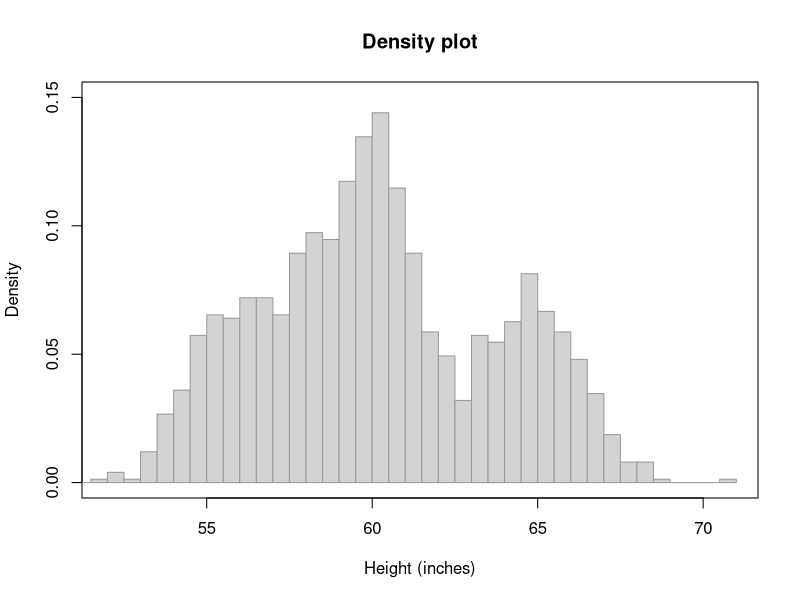
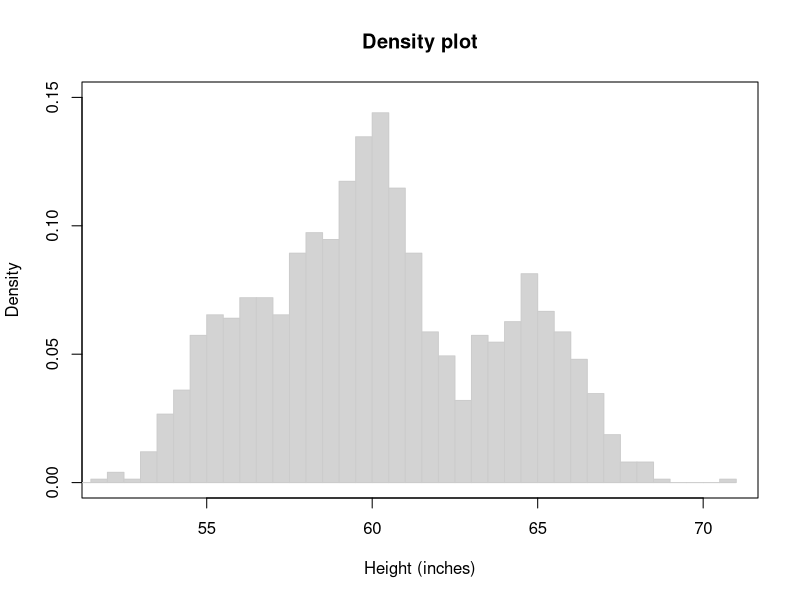

R code for these plots, in order: (Note: a time limit stopped this script after it produced the figures.)
##### M457 Exam 2 R Script
##### Miles Keppler
##### Takes ~40 minutes to run

library(coda)
setwd("U:/Winter 2018/M457/")
Y = as.numeric(unlist(read.table("Exam2data4.dat")))
set.seed(11)

# create clear plot with nice axes/headings
plot(NULL, ylim = c(0, .15), xlim = c(min(Y),max(Y)),
     main = "Density plot", ylab = "Density", xlab = "Height (inches)")

# histogram of Y denities
hist(Y, breaks = seq(from = floor(min(Y)), to = ceiling(max(Y)), by = .5),
     freq = F, border = "gray60", add = T)

findDensity = function(y, d) {
  e = d$x[2] - d$x[1]
  r = abs(d$x - y) <= d$x[2]-d$x[1]
  if(sum(r) == 0) {
    return(min(d$y))
  }
  return(mean(d$y[r]))
}

# Constants
N = length(Y)
kappa0 = 1 ; mu0 = 60 ; sigma2_0 = 10; nu0 = 1

# Starting values
pA = .5
vals = c(55, 65, 60)
# theta_AA = 65 ; theta_Aa = 60 ; theta_aa = 55
sigma2_AA = 3 ; sigma2_Aa = 3 ; sigma2_aa = 3

m = 1 # predictive sample size per iteration
M = 100000 # number of iterations
S = 50 # samples to reach stationarity

# create clear plot with nice axes/headings
plot(NULL, ylim = c(0, .15), xlim = c(min(Y),max(Y)),
     main = "Density plot", ylab = "Density", xlab = "Height (inches)")

# histogram of Y denities
hist(Y, breaks = seq(from = floor(min(Y)), to = ceiling(max(Y)), by = .5),
     freq = F, border = "gray80", add = T)

helpme = matrix(NA, nrow=3, ncol=3)
# to calculate Bayes factors
LOGLIKELIHOOD = NULL
for (perm in 1:3) {
  ##### to compare density plots #####
  theta_AA = max(vals[-perm])
  theta_Aa = vals[perm]
  theta_aa = min(vals[-perm])

  #### run S times, store no values ####
  for (i in 1:S) {
    X = matrix(NA, nrow = N, ncol = 3)
    for (j in 1:N) {
      pAA = pA^2 * dnorm(Y[j], mean = theta_AA, sd = sqrt(sigma2_AA))
      pAa = 2*pA*(1-pA) * dnorm(Y[j], mean = theta_Aa, sd = sqrt(sigma2_Aa))
      paa = (1-pA)^2 * dnorm(Y[j], mean = theta_aa, sd = sqrt(sigma2_aa))
      X[j,] = rmultinom(1, 1, c(pAA, pAa, paa))
    }
    n_AA = sum(X[,1]) ; ybar_AA = mean(Y[X[,1]==1]) ; s2_AA = var(Y[X[,1]==1])
    n_Aa = sum(X[,2]) ; ybar_Aa = mean(Y[X[,2]==1]) ; s2_Aa = var(Y[X[,2]==1])
    n_aa = sum(X[,3]) ; ybar_aa = mean(Y[X[,3]==1]) ; s2_aa = var(Y[X[,3]==1])
    pA = rbeta(1, 2*n_AA+n_Aa+1, n_Aa+2*n_aa+1)
    theta_AA = rnorm(1, mean = (kappa0*mu0 + n_AA*ybar_AA)/(kappa0+n_AA),
                     sd = sigma2_AA/(kappa0+n_AA))
    theta_Aa = rnorm(1, mean = (kappa0*mu0 + n_Aa*ybar_Aa)/(kappa0+n_Aa),
                     sd = sigma2_Aa/(kappa0+n_Aa))
    theta_aa = rnorm(1, mean = (kappa0*mu0 + n_aa*ybar_aa)/(kappa0+n_aa),
                     sd = sigma2_aa/(kappa0+n_aa))
    sigma2_AA = 1/rgamma(1, shape = (nu0+n_AA+1)/2,
                         rate = 1/2 * (nu0*sigma2_0 + 
                                         (n_AA - 1)*s2_AA + 
                                         (ybar_AA-mu0)^2 + 
                                         kappa0*(theta_AA - mu0)^2))
    sigma2_Aa = 1/rgamma(1, shape = (nu0+n_Aa+1)/2,
                         rate = 1/2 * (nu0*sigma2_0 + 
                                         (n_Aa - 1)*s2_Aa + 
                                         (ybar_Aa-mu0)^2 +
                                         kappa0*(theta_Aa - mu0)^2))
    sigma2_aa = 1/rgamma(1, shape = (nu0+n_aa+1)/2,
                         rate = 1/2 * (nu0*sigma2_0 + 
                                         (n_aa - 1)*s2_aa + 
                                         (ybar_aa-mu0)^2 + 
                                         kappa0*(theta_aa - mu0)^2))
  }
  
  ##### Gibbs sampler #####
  THETAS = matrix(NA, nrow = M, ncol = 3)
  SIGMAS = matrix(NA, nrow = M, ncol = 3)
  PAS = matrix(NA, nrow = M, ncol = 1)
  NEWYS = matrix(NA, nrow = M, ncol = m)
  
  for (i in 1:M) {
    # Generate new X
    # X[1,i] = 1 if Y[i] has genotype AA
    # X[2,i] = 1 if Y[i] has genotype Aa
    # X[3,i] = 1 if Y[i] has genotype aa
    X = matrix(NA, nrow = N, ncol = 3)
    for (j in 1:N) {
      pAA = pA^2 * dnorm(Y[j], mean = theta_AA, sd = sqrt(sigma2_AA))
      pAa = 2*pA*(1-pA) * dnorm(Y[j], mean = theta_Aa, sd = sqrt(sigma2_Aa))
      paa = (1-pA)^2 * dnorm(Y[j], mean = theta_aa, sd = sqrt(sigma2_aa))
      X[j,] = rmultinom(1, 1, c(pAA, pAa, paa))
    }
    # constants given X, Y
    n_AA = sum(X[,1]) ; ybar_AA = mean(Y[X[,1]==1]) ; s2_AA = var(Y[X[,1]==1])
    n_Aa = sum(X[,2]) ; ybar_Aa = mean(Y[X[,2]==1]) ; s2_Aa = var(Y[X[,2]==1])
    n_aa = sum(X[,3]) ; ybar_aa = mean(Y[X[,3]==1]) ; s2_aa = var(Y[X[,3]==1])
    
    # Generate new pA
    pA = rbeta(1, 2*n_AA+n_Aa+1, n_Aa+2*n_aa+1)
    
    # Generate new theta_AA, theta_Aa, theta_aa
    theta_AA = rnorm(1, mean = (kappa0*mu0 + n_AA*ybar_AA)/(kappa0+n_AA),
                     sd = sigma2_AA/(kappa0+n_AA))
    theta_Aa = rnorm(1, mean = (kappa0*mu0 + n_Aa*ybar_Aa)/(kappa0+n_Aa),
                     sd = sigma2_Aa/(kappa0+n_Aa))
    theta_aa = rnorm(1, mean = (kappa0*mu0 + n_aa*ybar_aa)/(kappa0+n_aa),
                     sd = sigma2_aa/(kappa0+n_aa))
    
    # Genereate new sigma2_AA, sigma2_Aa, sigma2_aa
    sigma2_AA = 1/rgamma(1, shape = (nu0+n_AA+1)/2,
                         rate = 1/2 * (nu0*sigma2_0 +
                                         (n_AA - 1)*s2_AA +
                                         (ybar_AA-mu0)^2 +
                                         kappa0*(theta_AA - mu0)^2))
    sigma2_Aa = 1/rgamma(1, shape = (nu0+n_Aa+1)/2,
                         rate = 1/2 * (nu0*sigma2_0 +
                                         (n_Aa - 1)*s2_Aa +
                                         (ybar_Aa-mu0)^2 +
                                         kappa0*(theta_Aa - mu0)^2))
    sigma2_aa = 1/rgamma(1, shape = (nu0+n_aa+1)/2,
                         rate = 1/2 * (nu0*sigma2_0 +
                                         (n_aa - 1)*s2_aa +
                                         (ybar_aa-mu0)^2 +
                                         kappa0*(theta_aa - mu0)^2))
    
    # Generate predictive sample size m
    newYs = rep(NA, m)
    for (j in 1:m) {
      y = NA
      x = rmultinom(1, 1, c(pA^2, 2*pA*(1-pA), (1-pA)^2))
      if (x[1]==1) {
        y = rnorm(1, theta_AA, sqrt(sigma2_AA))
      } else if (x[2]==1) {
        y = rnorm(1, theta_Aa, sqrt(sigma2_Aa))
      } else {
        y = rnorm(1, theta_aa, sqrt(sigma2_aa))
      }
      newYs[j] = y
    }
    
    # Store generated values
    THETAS[i,] = c(theta_AA, theta_Aa, theta_aa)
    SIGMAS[i,] = c(sigma2_AA, sigma2_Aa, sigma2_aa)
    PAS[i,] = pA
    NEWYS[i,] = newYs
  }
  
  # calculate p(Y| ...)
  d = density(NEWYS)
  loglikelihood = 0
  for (y in Y) {
    loglikelihood = loglikelihood + log(findDensity(y, d))
  }
  LOGLIKELIHOOD = rbind(LOGLIKELIHOOD, loglikelihood)
  
  ##### plot density curve #####
  lines(d, lty = perm, xlab = "Height (inches)", main = "Density plot",
        col = paste("gray", 75-perm*25, sep = ""))
}
legend("topright", 
       legend = as.expression(c(bquote(paste("predictive ",
                                             (theta[Aa]^(0) == .(vals[1])))),
                                bquote(paste("predictive ",
                                             (theta[Aa]^(0) == .(vals[2])))),
                                bquote(paste("predictive ",
                                             (theta[Aa]^(0) == .(vals[3])))))),
       lty = 1:3, col = c("gray50", "gray25", "gray0"))

# final THETAS, SIGMAS, PAS, NEWYS should be for best model (theta_Aa^(0) = 60)

PHI = cbind(THETAS, SIGMAS, PAS)
colnames(PHI) = c("theta_AA", "theta_Aa", "theta_aa", 
                  "sigma2_AA", "sigma2_Aa", "sigma2_aa", "pA")

##### find (log) Bayes factor #####
LBF = matrix(NA, nrow = 3, ncol = 3)
for (i in 1:3) {
  for (j in (1:3)) {
    LBF[i,j] = LOGLIKELIHOOD[i]-LOGLIKELIHOOD[j]
  }
}
BF = exp(LBF)
PBF = 1/(1+BF^(-1))
# BF[i,j] Bayes factor to prefer model i over model j

ES = effectiveSize(as.mcmc(PHI))

bigsigma = matrix(NA, nrow = M, ncol = 1)
for (i in 1:M) {
  bigsigma[i] = which(SIGMAS[i,]==max(SIGMAS[i,]))
}
biggestsigma = c(sum(bigsigma==1), sum(bigsigma==2), sum(bigsigma==3))/M

#### predict X for given Y ####
I100 = 51.83806
XI100 = matrix(NA, nrow = M, ncol = 3)
for (i in 1:M) {
  theta_AA = THETAS[i,1] ; theta_Aa = THETAS[i,2] ; theta_aa = THETAS[i,3]
  sigma2_AA = SIGMAS[i,1] ; sigma2_Aa = SIGMAS[i,2] ; sigma2_aa = SIGMAS[i,3]
  pA = PAS[i,1]
  pAA = pA^2 * dnorm(I100, mean = theta_AA, sd = sqrt(sigma2_AA))
  pAa = 2*pA*(1-pA) * dnorm(I100, mean = theta_Aa, sd = sqrt(sigma2_Aa))
  paa = (1-pA)^2 * dnorm(I100, mean = theta_aa, sd = sqrt(sigma2_aa))
  XI100[i,] = rmultinom(1, 1, c(pAA, pAa, paa))
}

pXI100 = colSums(XI100)/M

HPDinterval(as.mcmc(PHI))
HPDinterval(as.mcmc(cbind(PAS,PAS^2,2*PAS*(1-PAS),(1-PAS)^2)))

boxplot(SIGMAS, main = "Boxplot of Variances",
        names = c(expression(sigma[AA]^2),expression(sigma[Aa]^2),
                  expression(sigma[aa]^2)))

# create clear plot with nice axes/headings
plot(NULL, ylim = c(0, .15), xlim = c(min(Y),max(Y)),
     main = expression(paste("Density plot for E[",phi,"]")),
     ylab = "Density", xlab = "Height (inches)")

# histogram of Y denities
hist(Y, breaks = seq(from = floor(min(Y)), to = ceiling(max(Y)), by = .5),
     freq = F, border = "gray80", add = T)
# plots of means of parameters
pA = mean(PAS)
sigmas = colMeans(SIGMAS)
thetas = colMeans(THETAS)
curve(pA^2*dnorm(x,thetas[1],sqrt(sigmas[1])),lty=2,add=T)
curve(2*pA*(1-pA)*dnorm(x,thetas[2],sqrt(sigmas[2])),lty=1,add=T)
curve((1-pA)^2*dnorm(x,thetas[3],sqrt(sigmas[3])),lty=4,add = T)
# posterior density plot
lines(d, lty = 3, col = "gray0")
legend("topright", legend = c(expression(p[A]^2*f[AA](y)),
                              expression(2*p[A](1-p[A])*f[Aa](y)),
                              expression((1-p[A])^2*f[aa](y)),
                              "Posterior approximation"),
       lty = c(2,1,4,3))
